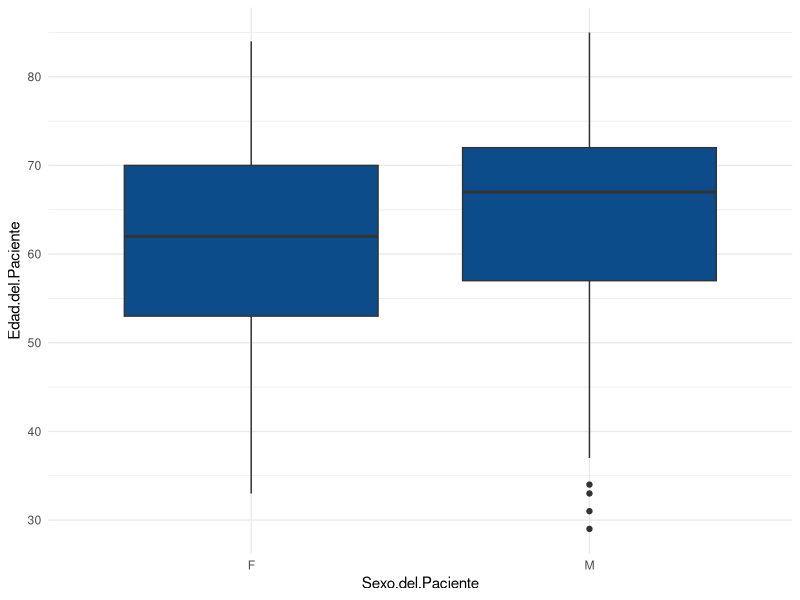
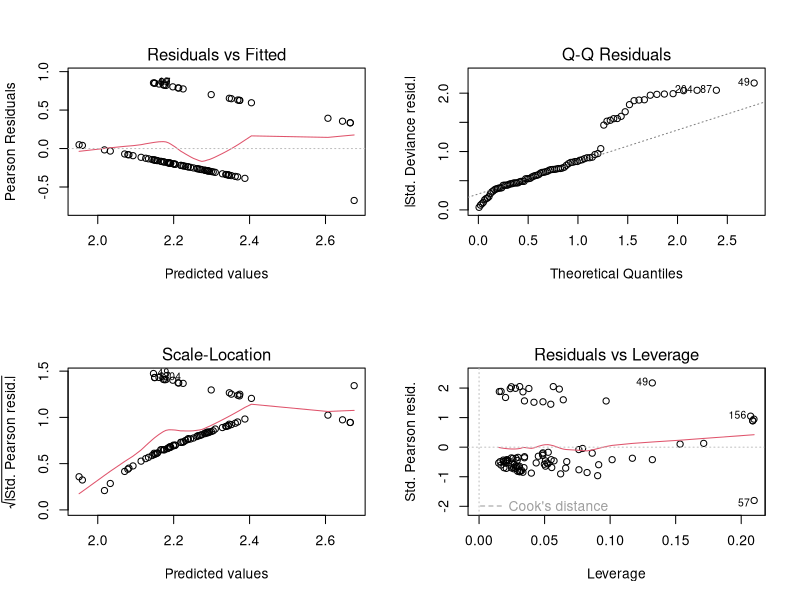

The R script that drew these images, in order: (Note: a time limit stopped this script after it produced the figures.)
## ---- chunk 1
library(dplyr) ## Para los select
#library("git")
set.seed(Sys.time())
library(ggplot2) #Para plotear
## ---- chunk 2
data <- read.csv("sinrepetidos.txt", header = T, sep = "\t")

#colnames(data)
## ---- chunk 3
ggplot(data) +
  aes(x = Sexo.del.Paciente, y = Edad.del.Paciente) +
  geom_boxplot(fill = "#0c4c8a") +
  theme_minimal()
## ---- chunk 4
shapiro.test(subset(data, Sexo.del.Paciente == "F")$Edad.del.Paciente)
shapiro.test(subset(data, Sexo.del.Paciente == "M")$Edad.del.Paciente)
## ---- chunk 5
#shapiro.test(subset(data, Penicilina...Sensibilidad == "Sensible")$Edad.del.Paciente)

#subset(data,Penicilina...Sensibilidad)$Edad.del.Paciente
## ---- chunk 6
factores<- factor(data$Penicilina...Sensibilidad, exclude = NaN)
#factores
## ---- chunk 7
factor(data$Penicilina...Sensibilidad, exclude = NaN)
Penicilina <-  data$Penicilina...Sensibilidad
data$Penicilina...Sensibilidad <- unclass(factor(data$Penicilina...Sensibilidad, exclude = NaN))

length(data$Sexo.del.Paciente[data$Sexo.del.Paciente == "F"])

data$Peso[data$Sexo.del.Paciente == "F"] <- rnorm(69, 63, 10)
data$Peso[data$Sexo.del.Paciente == "M"] <- rnorm(160, 75.8, 10)

data$Penicilina...Sensibilidad[data$Penicilina...Sensibilidad == 1] = NaN
## ---- chunk 8
#test <- wilcox.test(data$Penicilina...Sensibilidad ~ data$Sexo.del.Paciente, alternative = "two.sided")
#test
## ---- chunk 9
test.peso <- t.test(data$Peso, data$Edad.del.Paciente )
test.peso
## ---- chunk 10
dataparacorr <- data.frame(data$Penicilina...Sensibilidad, data$Sexo.del.Paciente, data$Edad.del.Paciente, data$Peso 
                           )
colnames(dataparacorr) <- c("Penicilina...Sensibilidad", "Sexo.del.Paciente","Edad.del.Paciente", "Peso")
dataparacorr <- na.omit(dataparacorr)

CHIS <- lapply(dataparacorr[,-1], function(x) chisq.test(dataparacorr[,1], x ))
do.call(rbind, CHIS)[,c(1,3)]
## ---- chunk 11
dataparacorr$Sexo.del.Paciente[dataparacorr$Sexo.del.Paciente == "M"] = 0
dataparacorr$Sexo.del.Paciente[dataparacorr$Sexo.del.Paciente == "F"] = 1

dataparacorr[,2] <- as.numeric(dataparacorr[,2])

WIL <- wilcox.test(dataparacorr$Penicilina...Sensibilidad, dataparacorr$Sexo.del.Paciente)
WIL
KRUS <- lapply(dataparacorr[,2:4],  function(x) kruskal.test( dataparacorr$Penicilina...Sensibilidad, x) )
do.call(rbind, KRUS)[,c(1,3)]
## ---- chunk 12
results <- glm(Penicilina...Sensibilidad ~ Edad.del.Paciente*Sexo.del.Paciente+Peso, data, na.action = na.omit, family =quasi())
summary(results)
## ---- chunk 13

#pl1 <- ggplot(data) +
#  aes(x = Peso, y = Edad.del.Paciente, z = Penicilina...Sensibilidad, colour= Sexo.del.Paciente) +
#  axes_3D() + stat_3D() 

#pl1

## ---- chunk 14

#ggplot(irggplot(irggplot(iris, aes(x=Petal.Width, y=Sepal.Width, z=Petal.Length, color=Species)) + 
#  theme_void() +
  
## ---- chunk 15
par(mfrow = c(2,2))
plot(results)
## ---- chunk 16
descripciones <- unique(data$Descripción)
data$Penicilina...Sensibilidad <- Penicilina
results_frame <- list()  #Actualizar para poder guardar con cada descripcion un lista de dataframes de medicamentos

#select(data, colnames(data)[grepl("search_string",colnames(data))]) 

medicamentos <- colnames( select(data, contains("Sensibilidad")))

#sapply(data[, medicamentos], unclass)
## ---- chunk 17

#### Warnings por coercion, por tratar variables logicas a numericas ####

for (j in medicamentos) {  ##Cada vez que encuentra una celda vacia problemas
  if( sum(is.na(data[[j]])) == length(data[[j]]) ){ #Si es nula la obviamos del analisis
           next;
  }else{
    print(j)
    data[[j]] <- lapply( data[[j]], function(cell){
    if (is.null(cell) | is.na(cell) | is.nan(cell)) {
      # Si la celda es NULL, NA or NAN return devolvemos la celda sin cambiar el valor
      return(cell);
    } else {
      #  Cambiamos las categorias a numeros
        return( recode(cell,
                    "Sensible" = 0,
                    "Sensible EI" = 1,
                    "Resistente" = 2))
        }
      })
  }
}
## ---- chunk 18
### Metodo unclass pero no podemos ignorar los NANs

#for (i in medicamentos){ ##Factorizamos y asignamos valor a la variable categorica    unclass(data$i)
#    data[[i]] <- unclass( factor(data[[i]] , exclude = NaN))
#    data[[i]][ data[[i]] == 1 ] = NaN
#}
## ---- chunk 19
for(i in descripciones){
  if (sum(data$Descripción == i) < 20 ){ #Filtramos para ver si hay cantidad suficiente de datos para hacer estadistica
    next;
  }else{
    for(j in medicamentos){ #Columnas correspondientes sensibilidad de cada medicamentos
         if( sum(is.na(data[[j]])) == length(data[[j]]) ){ #Si es nula la obviamos del analisis
           next;
         }else {
            data_Aux = data[data$Descripción == i,] #Dataframe auxiliar en funcion del organismo
            results <- glm(Penicilina...Sensibilidad ~ Edad.del.Paciente*Sexo.del.Paciente+Peso, data_Aux, 
                           na.action = na.omit, family = quasi()) #Modelo 
            results_frame[[i]][[j]]<- coef(summary(results)) #Guardamos los resultados en un dataframe
         }
      }
  }
}
## ---- chunk 20
results_frame
## ---- chunk 21
descripciones <- unique(data$Descripción)
results_frame <- list() 

for(i in descripciones){
  if (sum(data$Descripción == i) < 20 ){ #Filtramos para ver si hay cantidad suficiente de datos para hacer estadistica
    next;
  }else{ 
    data_Aux = data[data$Descripción == i,] #Dataframe auxiliar en funcion del organismo
    results <- glm(Penicilina...Sensibilidad ~ Edad.del.Paciente*Sexo.del.Paciente+Peso, data_Aux, na.action = na.omit, family =quasi()) #Modelo 
    results_frame[[i]]<- coef(summary(results)) #Guardamos los resultados en un dataframe
  }
}
## ---- chunk 22
results_frame
## ---- chunk 23
for (i in descripciones) {
  print(c(i, nrow(data[ data$Descripción == i, ] ) ))
}
## ---- chunk 24
data_Staph = data[ data$Descripción == "Staphylococcus epidermidis",]

results <- glm(Penicilina...Sensibilidad ~ Edad.del.Paciente+Sexo.del.Paciente+Peso, data_Staph, na.action = na.omit,family =quasi())
summary(results)

## ---- chunk 25
par(mfrow = c(2,2))
plot(results)
## ---- chunk 26
data_haem = data[ data$Descripción == "Staphylococcus haemolyticus",]

results <- glm(Penicilina...Sensibilidad ~ Edad.del.Paciente+Sexo.del.Paciente+Peso+Penicilina...CMI, data_haem, na.action = na.omit,family =quasi())
summary(results)

## ---- chunk 27
#data <- subset(data, select = -c(Servicio))
write.table(data, file = "Antibiogramaclean.csv" , sep = "\t")
